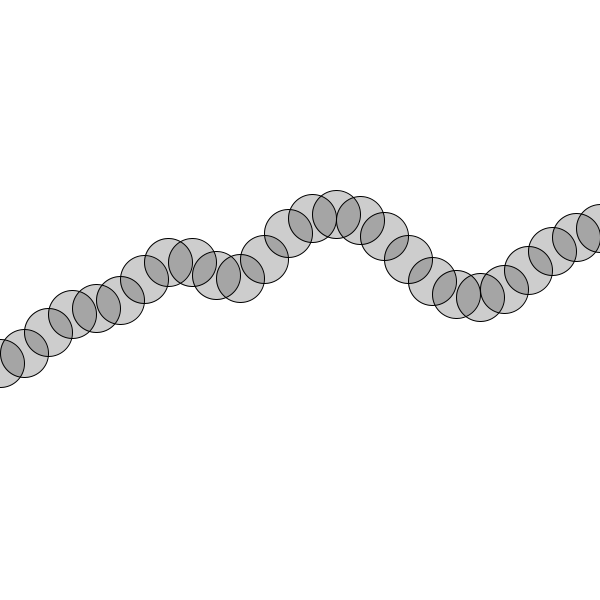
Frame 1 (no input)
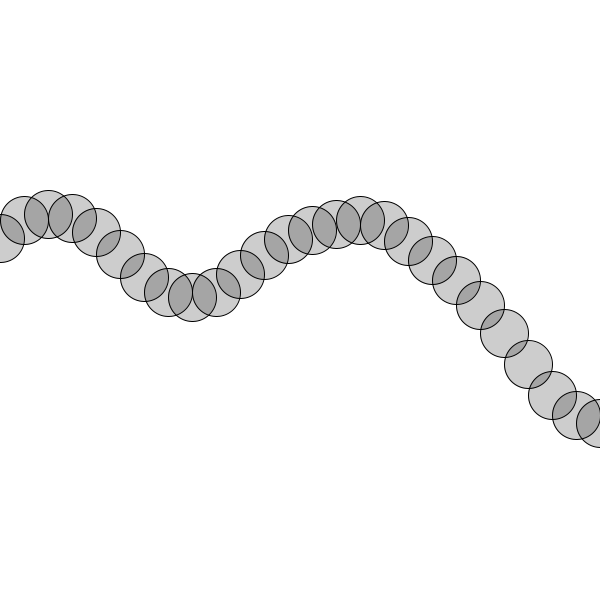
Frame 60 (the mouse pressed at the canvas centre just before this capture)
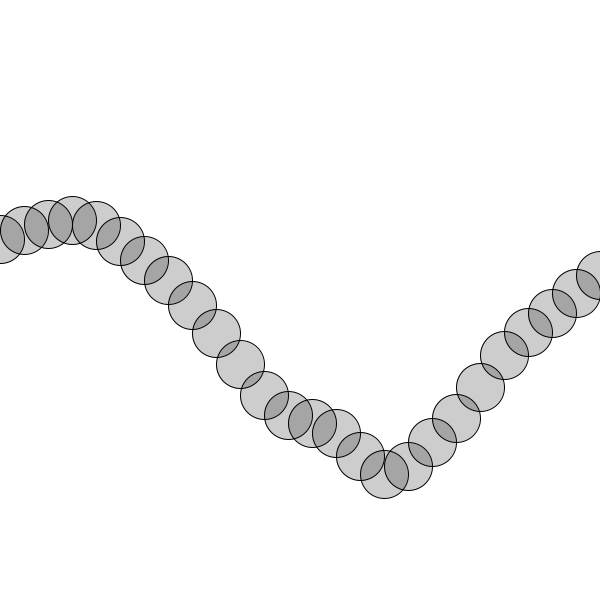
Frame 120 (the mouse held since frame 60 and released just before this capture)

The Processing sketch that drew these frames (run headless with seeded random() and noise(); from frame 60 on, the mouse is pressed at the canvas centre):

// Processing sketch: Exercise_03_09
// ── Exercise_03_09.pde
float startAngle = 0;
float angleVel = 0.05;

void setup() {
  size(600, 600);
}

void draw() {
  background(255);

  //[full] In order to move the wave, we start at a different theta value each frame.
  float angle = startAngle;
  //[end]

  for (int x = 0; x <= width; x += 24) {
    float y = map(noise(angle), 0, 1, 0, height);
    stroke(0);
    fill(0, 50);
    ellipse(x, y, 48, 48);
    angle += angleVel;
  }
  startAngle += 0.01;
}
